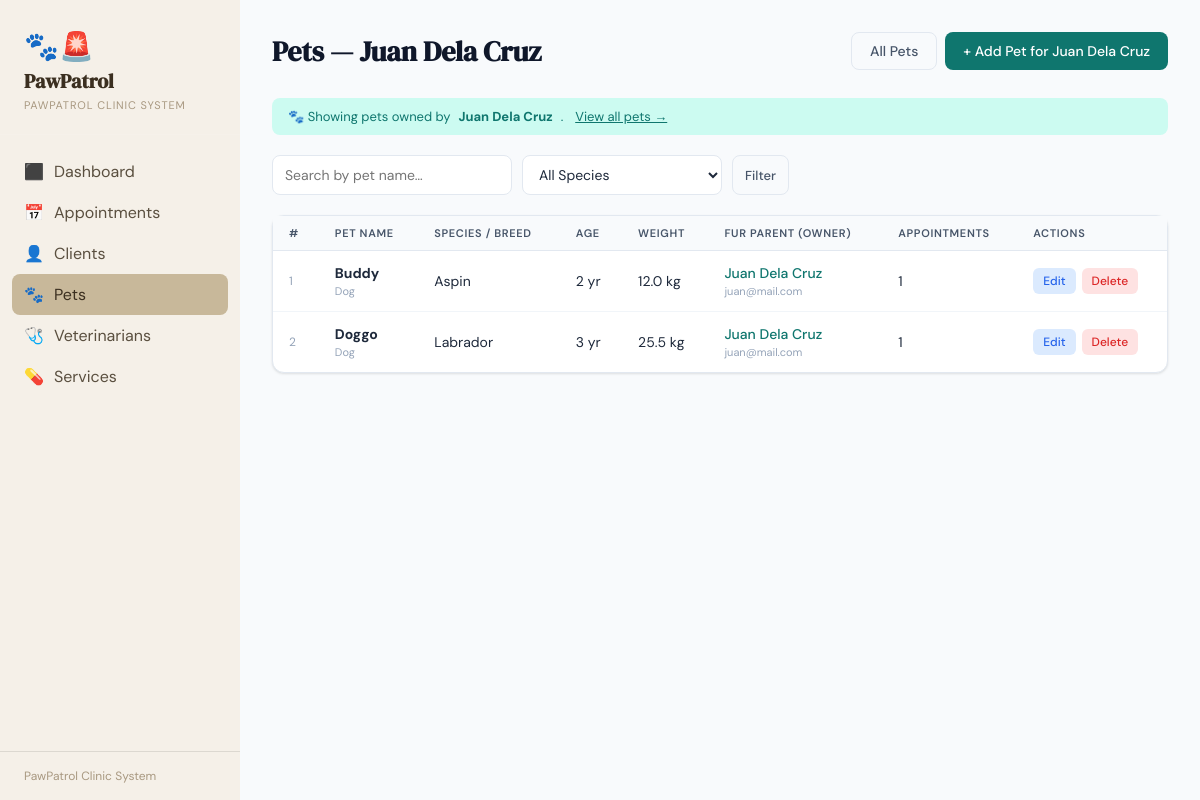
The app's page /pets?client_id=1 with its own data.
### tables this page shows
CREATE TABLE PET (
            pet_id    INTEGER PRIMARY KEY AUTOINCREMENT,
            client_id INTEGER NOT NULL,
            pet_name  TEXT NOT NULL,
            species   TEXT NOT NULL,
            breed     TEXT,
            age       INTEGER,
            weight_kg REAL,
            FOREIGN KEY (client_id) REFERENCES CLIENT(client_id) ON DELETE CASCADE
        );

CREATE TABLE CLIENT (
            client_id      INTEGER PRIMARY KEY AUTOINCREMENT,
            first_name     TEXT NOT NULL,
            last_name      TEXT NOT NULL,
            contact_number TEXT NOT NULL,
            email          TEXT NOT NULL UNIQUE,
            address        TEXT,
            created_at     TEXT DEFAULT (datetime('now'))
        );

### app.py (the view)
@app.route("/pets")
def pets():
    db = get_db()
    search        = request.args.get("search", "").strip()
    species_filter = request.args.get("species", "").strip()
    client_id_filter = request.args.get("client_id", "").strip()
    q = """
        SELECT p.*,
               c.first_name||' '||c.last_name AS owner_name,
               c.email, c.client_id,
               COUNT(a.appointment_id) AS appt_count
        FROM PET p
        JOIN CLIENT c ON p.client_id = c.client_id
        LEFT JOIN APPOINTMENT a ON p.pet_id = a.pet_id
        WHERE 1=1
    """
    params = []
    if search:
        q += " AND p.pet_name LIKE ?"; params.append(f"%{search}%")
    if species_filter:
        q += " AND p.species = ?"; params.append(species_filter)
    if client_id_filter:
        q += " AND p.client_id = ?"; params.append(client_id_filter)
    q += " GROUP BY p.pet_id ORDER BY p.pet_name"
    rows = db.execute(q, params).fetchall()
    species_list = [r[0] for r in db.execute(
        "SELECT DISTINCT species FROM PET ORDER BY species").fetchall()]
    owner = None
    if client_id_filter:
        owner = db.execute(
            "SELECT first_name||' '||last_name AS name FROM CLIENT WHERE client_id=?",
            (client_id_filter,)).fetchone()
    return render_template("pets.html", pets=rows,
                           search=search, species_filter=species_filter,
                           species_list=species_list, owner=owner,
                           client_id_filter=client_id_filter)

### app.py (called while the page is built)
def get_db():
    conn = sqlite3.connect(DB)
    conn.row_factory = sqlite3.Row
    conn.execute("PRAGMA foreign_keys = ON")
    return conn

### templates/pets.html (shortened to what this page needs)
{% extends "base.html" %}
{% block content %}
<div class="page-header-row">
  <h2>{% if owner %}Pets — {{ owner.name }}{% else %}Pets{% endif %}</h2>
  <div style="display:flex;gap:8px">
    {% if owner %}
    <a href="{{ url_for('pets') }}" class="btn btn-ghost">All Pets</a>
    <a href="{{ url_for('new_pet', client_id=client_id_filter) }}" class="btn btn-primary">+ Add Pet for {{ owner.name }}</a>
    {% else %}
    <a href="{{ url_for('new_pet') }}" class="btn btn-primary">+ Add Pet</a>
    {% endif %}
  </div>
</div>
{% if owner %}
<div style="background:var(--teal-xl);border-radius:8px;padding:10px 16px;margin-bottom:20px;font-size:13px;color:var(--teal);display:flex;align-items:center;gap:8px">
  🐾 Showing pets owned by <b>{{ owner.name }}</b>.
  <a href="{{ url_for('pets') }}" style="color:var(--teal);margin-left:4px">View all pets →</a>
</div>
{% endif %}
<div class="filter-bar" style="margin-bottom:20px">
  <form method="GET" style="display:flex;gap:10px;flex-wrap:wrap;width:100%">
    <input type="text" name="search" placeholder="Search by pet name…" value="{{ search or '' }}" style="flex:1;min-width:160px;max-width:240px">
    <select name="species" style="width:auto;min-width:140px">
      <option value="">All Species</option>
    </select>
    <button type="submit" class="btn btn-ghost btn-sm">Filter</button>
  </form>
</div>
<div class="card">
  <div class="table-wrap">
    <table>
      <thead><tr>
        <th>#</th>
        <th>Pet Name</th>
        <th>Species / Breed</th>
        <th>Age</th>
        <th>Weight</th>
        <th>Fur Parent (Owner)</th>
        <th>Appointments</th>
        <th>Actions</th>
      </tr></thead>
      <tbody>
      {% for p in pets %}
      <tr>
        <td style="color:var(--gray-400);font-size:12px">{{ loop.index }}</td>
        <td>
          <b>{{ p.pet_name }}</b>
          <div style="font-size:11px;color:var(--gray-400);margin-top:2px">{{ p.species }}</div>
        </td>
        <td>{{ p.breed or '—' }}</td>
        <td>{{ p.age ~ ' yr' if p.age else '—' }}</td>
        <td>{{ p.weight_kg ~ ' kg' if p.weight_kg else '—' }}</td>
        <td>
          <a href="{{ url_for('edit_client', id=p.client_id) }}"
             style="color:var(--teal);text-decoration:none;font-weight:500">
            {{ p.owner_name }}
          </a>
          <div style="font-size:11px;color:var(--gray-400);margin-top:2px">{{ p.email }}</div>
        </td>
        <td>{{ p.appt_count }}</td>
        <td>
          <div class="actions">
            <a href="{{ url_for('edit_pet', id=p.pet_id) }}" class="action-btn action-edit">Edit</a>
            <form method="POST" action="{{ url_for('delete_pet', id=p.pet_id) }}"
                  onsubmit="return confirm('Delete {{ p.pet_name }}? This will also remove their appointments.')">
              <button type="submit" class="action-btn action-del">Delete</button>
            </form>
          </div>
        </td>
      </tr>
      {% else %}
      <tr><td colspan="8" style="text-align:center;color:var(--gray-400);padding:32px">No pets found.</td></tr>
      {% endfor %}
      </tbody>
    </table>
  </div>
</div>
{% endblock %}

### templates/base.html (style rules this page uses)
:root { --teal: #0f766e; --teal-l: #14b8a6; --teal-xl: #ccfbf1; --amber: #d97706; --amber-l: #fef3c7; --red: #dc2626; --red-l: #fee2e2; --green: #16a34a; --green-l: #dcfce7; --blue: #2563eb; --blue-l: #dbeafe; --gray-50: #f8fafc; --gray-100:#f1f5f9; --gray-200:#e2e8f0; --gray-400:#94a3b8; --gray-600:#475569; --gray-800:#1e293b; --gray-900:#0f172a; --white: #ffffff; --shadow: 0 1px 3px rgba(0,0,0,.08), 0 1px 2px rgba(0,0,0,.04); --shadow-md: 0 4px 6px -1px rgba(0,0,0,.07), 0 2px 4px -2px rgba(0,0,0,.04); --radius: 12px; }
*,*::before,*::after { box-sizing:border-box;margin:0;padding:0 }
body { font-family:'DM Sans',sans-serif;background:var(--gray-50);color:var(--gray-800);min-height:100vh;display:flex }
.page-header-row { display:flex;align-items:center;justify-content:space-between;margin-bottom:28px }
.page-header-row h2 { font-family:'DM Serif Display',serif;font-size:28px;color:var(--gray-900) }
.card { background:var(--white);border-radius:var(--radius);box-shadow:var(--shadow);border:1px solid var(--gray-200);overflow:visible }
.table-wrap { overflow-x:auto }
table { width:100%;border-collapse:collapse }
th { text-align:left;font-size:11px;font-weight:600;text-transform:uppercase;letter-spacing:.06em;color:var(--gray-600);padding:10px 16px;background:var(--gray-50);border-bottom:1px solid var(--gray-200) }
td { padding:13px 16px;border-bottom:1px solid var(--gray-100);font-size:14px;vertical-align:middle }
tr:last-child td { border-bottom:none }
.btn { display:inline-flex;align-items:center;gap:6px;padding:9px 18px;border-radius:8px;font-size:14px;font-weight:500;cursor:pointer;border:none;text-decoration:none;transition:all .15s;font-family:'DM Sans',sans-serif }
.btn-primary { background:var(--teal);color:var(--white) }
.btn-ghost { background:transparent;color:var(--gray-600);border:1px solid var(--gray-200) }
.btn-sm { padding:5px 12px;font-size:13px }
input,select,textarea { padding:9px 12px;border:1px solid var(--gray-200);border-radius:8px;font-size:14px;font-family:'DM Sans',sans-serif;color:var(--gray-800);background:var(--white);transition:border .15s;width:100% }
.filter-bar { display:flex;gap:10px;margin-bottom:20px;flex-wrap:wrap }
.filter-bar input,.filter-bar select { width:auto;flex:1;min-width:140px;max-width:200px }
.actions { display:flex;gap:6px }
.action-btn { padding:5px 10px;border-radius:6px;font-size:12px;font-weight:500;cursor:pointer;border:none;text-decoration:none;transition:all .15s;font-family:'DM Sans',sans-serif }
.action-edit { background:var(--blue-l);color:var(--blue) }
.action-del { background:var(--red-l);color:var(--red) }

### records on screen
PET: pet_name "Buddy", species "Dog", breed "Aspin", age "2 yr", weight_kg "12.0 kg", owner_name "Juan Dela Cruz", email "juan@mail.com", appt_count "1"
PET: pet_name "Doggo", species "Dog", breed "Labrador", age "3 yr", weight_kg "25.5 kg", owner_name "Juan Dela Cruz", email "juan@mail.com", appt_count "1"

### other values on screen
{{ owner.name }} "Juan Dela Cruz"
